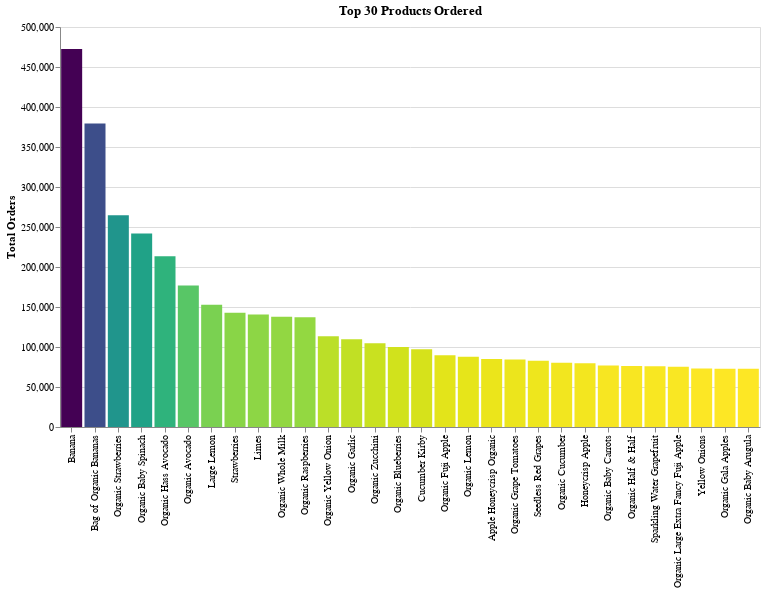

The notebook cell this image was saved under:
### Code cell
chart_title = "Top 30 Products Ordered"
x_label = "index:O"
y_label = 'count:Q'
pct_of_baskets = 'Pct_of_Baskets:Q'
product_num = 'product_num:O'

alt.Chart(top_prods).mark_bar().encode(
    alt.X(x_label, bin=False, sort=top_prods_order_list, title=""),
    alt.Y(y_label, title="Total Orders"),
#     alt.ColorValue('darkorange'),
#     color = alt.Color('order_hour_of_day', alt.ColorValue("blue")),
#     color='orange',
    color = alt.Color(y_label, legend=None, sort="descending", scale=alt.Scale(scheme='viridis')),
    tooltip=[alt.Tooltip(x_label, title="Product"), alt.Tooltip(y_label), alt.Tooltip(pct_of_baskets), alt.Tooltip(product_num)]
    ).properties(title=chart_title, width=700, height=400)

### Figure 1 — Vega-Lite specification as saved in the notebook (floating-point values rounded to 4 significant figures)
{"$schema": "https://vega.github.io/schema/vega-lite/v2.6.0.json", "config": {"background": "white", "view": {"height": 300, "width": 400}}, "data": {"name": "data-3a0821f4cb5de9e9e16552b2c8814d1b"}, "datasets": {"data-3a0821f4cb5de9e9e16552b2c8814d1b": [{"Pct_of_Baskets": 13.81, "count": 472565, "index": "Banana", "product_num": 24852}, {"Pct_of_Baskets": 11.09, "count": 379450, "index": "Bag of Organic Bananas", "product_num": 13176}, {"Pct_of_Baskets": 7.737, "count": 264683, "index": "Organic Strawberries", "product_num": 21137}, {"Pct_of_Baskets": 7.071, "count": 241921, "index": "Organic Baby Spinach", "product_num": 21903}, {"Pct_of_Baskets": 6.243, "count": 213584, "index": "Organic Hass Avocado", "product_num": 47209}, {"Pct_of_Baskets": 5.168, "count": 176815, "index": "Organic Avocado", "product_num": 47766}, {"Pct_of_Baskets": 4.462, "count": 152657, "index": "Large Lemon", "product_num": 47626}, {"Pct_of_Baskets": 4.179, "count": 142951, "index": "Strawberries", "product_num": 16797}, {"Pct_of_Baskets": 4.111, "count": 140627, "index": "Limes", "product_num": 26209}, {"Pct_of_Baskets": 4.031, "count": 137905, "index": "Organic Whole Milk", "product_num": 27845}, {"Pct_of_Baskets": 4.006, "count": 137057, "index": "Organic Raspberries", "product_num": 27966}, {"Pct_of_Baskets": 3.315, "count": 113426, "index": "Organic Yellow Onion", "product_num": 22935}, {"Pct_of_Baskets": 3.209, "count": 109778, "index": "Organic Garlic", "product_num": 24964}, {"Pct_of_Baskets": 3.064, "count": 104823, "index": "Organic Zucchini", "product_num": 45007}, {"Pct_of_Baskets": 2.925, "count": 100060, "index": "Organic Blueberries", "product_num": 39275}, {"Pct_of_Baskets": 2.845, "count": 97315, "index": "Cucumber Kirby", "product_num": 49683}, {"Pct_of_Baskets": 2.62, "count": 89632, "index": "Organic Fuji Apple", "product_num": 28204}, {"Pct_of_Baskets": 2.565, "count": 87746, "index": "Organic Lemon", "product_num": 5876}, {"Pct_of_Baskets": 2.485, "count": 85020, "index": "Apple Honeycrisp Organic", "product_num": 8277}, {"Pct_of_Baskets": 2.463, "count": 84255, "index": "Organic Grape Tomatoes", "product_num": 40706}, {"Pct_of_Baskets": 2.417, "count": 82689, "index": "Seedless Red Grapes", "product_num": 4920}, {"Pct_of_Baskets": 2.35, "count": 80392, "index": "Organic Cucumber", "product_num": 30391}, {"Pct_of_Baskets": 2.332, "count": 79769, "index": "Honeycrisp Apple", "product_num": 45066}, {"Pct_of_Baskets": 2.248, "count": 76896, "index": "Organic Baby Carrots", "product_num": 42265}, {"Pct_of_Baskets": 2.232, "count": 76360, "index": "Organic Half & Half", "product_num": 49235}, {"Pct_of_Baskets": 2.218, "count": 75886, "index": "Sparkling Water Grapefruit", "product_num": 44632}, {"Pct_of_Baskets": 2.197, "count": 75165, "index": "Organic Large Extra Fancy Fuji Apple", "product_num": 19057}, {"Pct_of_Baskets": 2.139, "count": 73167, "index": "Yellow Onions", "product_num": 4605}, {"Pct_of_Baskets": 2.129, "count": 72846, "index": "Organic Gala Apples", "product_num": 37646}, {"Pct_of_Baskets": 2.129, "count": 72829, "index": "Organic Baby Arugula", "product_num": 21616}]}, "encoding": {"color": {"field": "count", "legend": null, "scale": {"scheme": "viridis"}, "sort": "descending", "type": "quantitative"}, "tooltip": [{"field": "index", "title": "Product", "type": "ordinal"}, {"field": "count", "type": "quantitative"}, {"field": "Pct_of_Baskets", "type": "quantitative"}, {"field": "product_num", "type": "ordinal"}], "x": {"bin": false, "field": "index", "sort": ["Banana", "Bag of Organic Bananas", "Organic Strawberries", "Organic Baby Spinach", "Organic Hass Avocado", "Organic Avocado", "Large Lemon", "Strawberries", "Limes", "Organic Whole Milk", "Organic Raspberries", "Organic Yellow Onion", "Organic Garlic", "Organic Zucchini", "Organic Blueberries", "Cucumber Kirby", "Organic Fuji Apple", "Organic Lemon", "Apple Honeycrisp Organic", "Organic Grape Tomatoes", "Seedless Red Grapes", "Organic Cucumber", "Honeycrisp Apple", "Organic Baby Carrots", "Organic Half & Half", "Sparkling Water Grapefruit", "Organic Large Extra Fancy Fuji Apple", "Yellow Onions", "Organic Gala Apples", "Organic Baby Arugula"], "title": "", "type": "ordinal"}, "y": {"field": "count", "title": "Total Orders", "type": "quantitative"}}, "height": 400, "mark": "bar", "title": "Top 30 Products Ordered", "width": 700}
